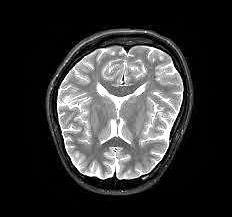
#> input picture project GR-20230619T134314Z-001/project GR/Brain_Tumor_Detection/no/no1172.jpg, 232 x 217 px, given as the content of the folder TRAIN/, which was not available
$ jupyter execute Untitled.ipynb
#> lines starting #> are read from the running program, lines starting #| are printed output that depends on the picture; after the words box and inside, x2 and y2 are one past the last pixel; in counts of white or black regions, pixels touching at a corner belong together; pictures that were not available may be replaced by others from this repository, and a replacement may not be noted
[cell 1]
import tensorflow
from keras.applications.vgg19 import VGG19
from IPython.display import clear_output
from keras.layers import Flatten, BatchNormalization, Dense, Activation, Dropout
from sklearn.metrics import *
from sklearn.model_selection import *
import keras.backend as K
from tqdm import tqdm, tqdm_notebook
from colorama import Fore
import json
import matplotlib.pyplot as plt
import seaborn as sns
#from glob import globcd
from skimage.io import *
#%config Completer.use_jedi = False
import time
from sklearn.decomposition import PCA
from sklearn.svm import LinearSVC
from sklearn.linear_model import LogisticRegression
from sklearn.metrics import accuracy_score
import lightgbm as lgb
import xgboost as xgb
import numpy as np
from tqdm import tqdm
import cv2
import os
import shutil
import itertools
import sys
import imutils
import matplotlib.pyplot as plt
from sklearn.preprocessing import LabelBinarizer
from sklearn.model_selection import train_test_split
from sklearn.metrics import confusion_matrix
import plotly.graph_objs as go
from plotly.offline import init_notebook_mode, iplot
from plotly import tools
from keras.preprocessing.image import ImageDataGenerator
from keras.applications.vgg16 import VGG16, preprocess_input
from keras import layers
from keras.models import Model, Sequential
from keras.optimizers import Adam, RMSprop
from keras.callbacks import EarlyStopping
import joblib
init_notebook_mode(connected=True)
RANDOM_SEED = 123
print("All modules have been imported")


# create new folders
#mkdir TRAIN TEST VAL TRAIN/YES TRAIN/NO TEST/YES TEST/NO VAL/YES VAL/NO

IMG_PATH = "Brain_Tumor_Detection"
# split the data by train/val/test
ignored = {"pred"}
# split the data by train/val/test
for CLASS in os.listdir(IMG_PATH):
    if CLASS not in ignored:
        if not CLASS.startswith('.'):
            IMG_NUM = len(os.listdir(IMG_PATH +"/"+ CLASS))
            for (n, FILE_NAME) in enumerate(os.listdir(IMG_PATH +"/"+ CLASS)):
                img = IMG_PATH+ '/' +  CLASS + '/' + FILE_NAME
                if n < 300:
                    shutil.copy(img, 'TEST/' + CLASS.upper() + '/' + FILE_NAME)
                elif n < 0.8*IMG_NUM:
                    shutil.copy(img, 'TRAIN/'+ CLASS.upper() + '/' + FILE_NAME)
                else:
                    shutil.copy(img, 'VAL/'+ CLASS.upper() + '/' + FILE_NAME)


def load_data(dir_path, img_size=(100,100)):
    """
    Load resized images as np.arrays to workspace
    """
#> called with dir_path = 'TRAIN/', img_size = (224, 224)
    X = []
    y = []
    i = 0
    labels = dict()
    for path in tqdm(sorted(os.listdir(dir_path))):
        if not path.startswith('.'):
            labels[i] = path
            for file in os.listdir(dir_path + path):
                if not file.startswith('.'):
                    img = cv2.imread(dir_path + path + '/' + file)
#> img is the input picture: shape (217, 232, 3); min 0, max 255, mean 51.2

                    X.append(img)
                    y.append(i)
            i += 1
    X = np.array(X)
    y = np.array(y)
    print(f'{len(X)} images loaded from {dir_path} directory.')
#| 1 images loaded from TRAIN/ directory.
    return X, y, labels


# [30 lines left out: function plot_confusion_matrix, not called in this run]


TRAIN_DIR = 'TRAIN/'
TEST_DIR = 'TEST/'
VAL_DIR = 'VAL/'
IMG_SIZE = (224,224)


X_train, y_train, labels = load_data(TRAIN_DIR, IMG_SIZE)
#> y_train = [0]; labels = {0: 'no1172.jpg'}
X_test, y_test, _ = load_data(TEST_DIR, IMG_SIZE)
#| 1 images loaded from TEST/ directory.
#> y_test = [0]
X_val, y_val, _ = load_data(VAL_DIR, IMG_SIZE)
#> call 3 of load_data, with dir_path = 'VAL/', img_size = (224, 224)
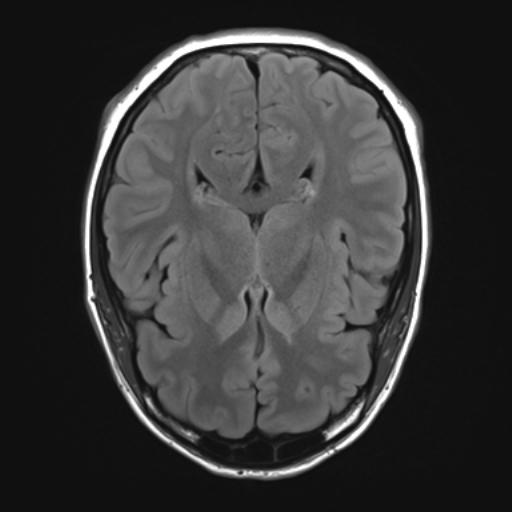
#> input picture project GR-20230619T134314Z-001/project GR/VAL/NO/no852.jpg, 512 x 512 px
#> in load_data, img is the input picture: shape (512, 512, 3); min 6, max 255, mean 56.1
#| 1 images loaded from VAL/ directory.
#> y_val = [0]


# <h2> Plotting the number of samples in Training, Validation and Test sets </h2>

y = dict()
y[0] = []
y[1] = []
for set_name in (y_train, y_val, y_test):
    y[0].append(np.sum(set_name == 0))
    y[1].append(np.sum(set_name == 1))
#> this loop made 3 passes


trace0 = go.Bar(
    x=['Train Set', 'Validation Set', 'Test Set'],
    y=y[0],
    name='No',
    marker=dict(color='#33cc33'),
    opacity=0.7
)
trace1 = go.Bar(
    x=['Train Set', 'Validation Set', 'Test Set'],
    y=y[1],
    name='Yes',
    marker=dict(color='#ff3300'),
    opacity=0.7
)
data = [trace0, trace1]
layout = go.Layout(
    title='Count of classes in each set',
    xaxis={'title': 'Set'},
    yaxis={'title': 'Count'}
)
fig = go.Figure(data, layout)
iplot(fig)


# <h2> Let's Visualize the images we are working with </h2>

def plot_samples(X, y, labels_dict, n=50):
    """
    Creates a gridplot for desired number of images (n) from the specified set
    """
#> called with X = array of shape (1, 217, 232, 3), y = array of shape (1,), n = 30
    for index in range(len(labels_dict)):
        imgs = X[np.argwhere(y == index)][:n]
        j = 10
        i = int(n/j)

        plt.figure(figsize=(15,6))
        c = 1
        for img in imgs:
            plt.subplot(i,j,c)
            plt.imshow(img[0])

            plt.xticks([])
            plt.yticks([])
            c += 1
        plt.suptitle('Tumor: {}'.format(labels_dict[index]))
        plt.show()
#> this loop made 1 pass
#> (j, i) on pass 1: (10, 3)

plot_samples(X_train, y_train, labels, 30)
#> (the call stopped at in plot_samples, `plt.figure(figsize=(15,6))`: IPython is not available in this run)


# <h2> Cropping the images </h2>
#
# <p> The images we have are of different sizes. But our model accepts images of size (224*224*3) as input. To achienve this ew have to resize the images. Blindly resizing the images can lead to extreme distortions in the images. Hence, We will first crop thie images and then resize them. This will minimize the issue of distortions. </p>
#
# <p> This cropping is done by finding contours in the images using the OpenCV Library </p>

# [30 lines left out: function crop_imgs, not called in this run]

import imutils
img = cv2.imread('./VAL/NO/no852.jpg')
img = cv2.resize(
            img,
            dsize=IMG_SIZE,
            interpolation=cv2.INTER_CUBIC
        )
#> img: shape (224, 224, 3)
gray = cv2.cvtColor(img, cv2.COLOR_RGB2GRAY)
gray = cv2.GaussianBlur(gray, (5, 5), 0)
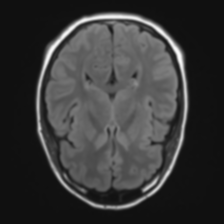
#> gray: shape (224, 224); min 15, max 252, mean 56.1

# threshold the image, then perform a series of erosions +
# dilations to remove any small regions of noise
thresh = cv2.threshold(gray, 45, 255, cv2.THRESH_BINARY)[1]
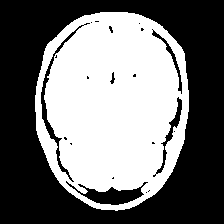
#> thresh: shape (224, 224); 45.3% white; 1 white region, box (x1, y1, x2, y2) and area: (35, 12, 189, 211) 22707
thresh = cv2.erode(thresh, None, iterations=2)
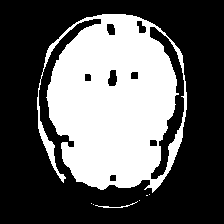
#> thresh: shape (224, 224); 36.6% white; 7 white regions (5 under 20 px), largest, box (x1, y1, x2, y2) and area: (37, 14, 187, 193) 18309, (95, 201, 138, 208) 54
thresh = cv2.dilate(thresh, None, iterations=2)
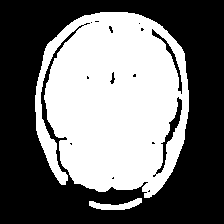
#> thresh: shape (224, 224); 44.6% white; 2 white regions

# find contours in thresholded image, then grab the largest one
cnts = cv2.findContours(thresh.copy(), cv2.RETR_EXTERNAL, cv2.CHAIN_APPROX_SIMPLE)
#> cnts = 2 contours; box (x1, y1, x2, y2) and area: (35, 12, 189, 198) 22268, (89, 198, 142, 210) 260
cnts = imutils.grab_contours(cnts)
c = max(cnts, key=cv2.contourArea)
#> c = contour of 399 points, box (x1, y1, x2, y2) (35, 12, 189, 198), area 22268

# find the extreme points
extLeft = tuple(c[c[:, :, 0].argmin()][0])
#> extLeft = (35, 95)
extRight = tuple(c[c[:, :, 0].argmax()][0])
#> extRight = (188, 111)
extTop = tuple(c[c[:, :, 1].argmin()][0])
#> extTop = (100, 12)
extBot = tuple(c[c[:, :, 1].argmax()][0])
#> extBot = (144, 197)

# add contour on the image
img_cnt = cv2.drawContours(img.copy(), [c], -1, (0, 255, 255), 4)
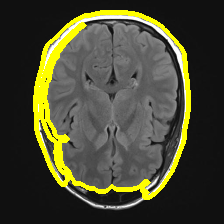
#> img_cnt: shape (224, 224, 3); mean B, G, R 50.1, 71.8, 71.8

# add extreme points
img_pnt = cv2.circle(img_cnt.copy(), extLeft, 8, (0, 0, 255), -1)
img_pnt = cv2.circle(img_pnt, extRight, 8, (0, 255, 0), -1)
img_pnt = cv2.circle(img_pnt, extTop, 8, (255, 0, 0), -1)
img_pnt = cv2.circle(img_pnt, extBot, 8, (255, 255, 0), -1)
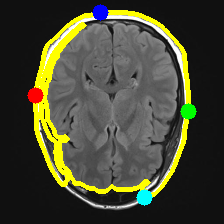
#> img_pnt: shape (224, 224, 3); mean B, G, R 51.6, 71.4, 70.4

# crop
ADD_PIXELS = 0
new_img = img[extTop[1]-ADD_PIXELS:extBot[1]+ADD_PIXELS, extLeft[0]-ADD_PIXELS:extRight[0]+ADD_PIXELS].copy()
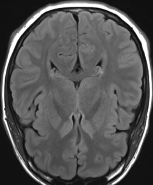
#> new_img: shape (185, 153, 3); min 7, max 255, mean 85.2

# <h2> Let's visualize how the cropping works </h2>

# %% [code] {"papermill":{"duration":null,"end_time":null,"exception":null,"start_time":null,"status":"pending"},"tags":[],"execution":{"iopub.status.busy":"2023-05-12T13:45:34.941156Z","iopub.execute_input":"2023-05-12T13:45:34.941869Z","iopub.status.idle":"2023-05-12T13:45:35.309232Z","shell.execute_reply.started":"2023-05-12T13:45:34.941809Z","shell.execute_reply":"2023-05-12T13:45:35.308097Z"},"jupyter":{"outputs_hidden":false}}
plt.figure(figsize=(15,6))
#> (this line was passed over: IPython is not available in this run)
plt.subplot(141)
#> (this line was passed over: IPython is not available in this run)
plt.imshow(img)
#> (this line was passed over: IPython is not available in this run)
plt.xticks([])
#> (this line was passed over: IPython is not available in this run)
plt.yticks([])
#> (this line was passed over: IPython is not available in this run)
plt.title('Step 1. Get the original image')
#> (this line was passed over: IPython is not available in this run)
plt.subplot(142)
plt.imshow(img_cnt)
plt.xticks([])
plt.yticks([])
plt.title('Step 2. Find the biggest contour')
plt.subplot(143)
plt.imshow(img_pnt)
plt.xticks([])
plt.yticks([])
plt.title('Step 3. Find the extreme points')
plt.subplot(144)
plt.imshow(new_img)
plt.xticks([])
plt.yticks([])
plt.title('Step 4. Crop the image')
plt.show()

X_train_crop = crop_imgs(set_name=X_train)
X_val_crop = crop_imgs(set_name=X_val)
X_test_crop = crop_imgs(set_name=X_test)

# <h2> Let's visualize the images after being cropped </h2>

plot_samples(X_train_crop, y_train, labels, 30)


# [8 lines left out: function save_new_images, not called in this run]

# saving new images to the folder
#mkdir TRAIN_CROP TEST_CROP VAL_CROP TRAIN_CROP/YES TRAIN_CROP/NO TEST_CROP/YES TEST_CROP/NO VAL_CROP/YES VAL_CROP/NO

save_new_images(X_train_crop, y_train, folder_name='TRAIN_CROP/')
save_new_images(X_val_crop, y_val, folder_name='VAL_CROP/')
save_new_images(X_test_crop, y_test, folder_name='TEST_CROP/')

# <h2> Resizing the images </h2>
#
# <p> Now that we have cropped the images, we can resize them without suffering from heavy distortions or resizing artefacts </p>

# [10 lines left out: function preprocess_imgs, not called in this run]

X_train_prep = preprocess_imgs(set_name=X_train_crop, img_size=IMG_SIZE)
X_test_prep = preprocess_imgs(set_name=X_test_crop, img_size=IMG_SIZE)
X_val_prep = preprocess_imgs(set_name=X_val_crop, img_size=IMG_SIZE)

plot_samples(X_train_prep, y_train, labels, 30)

TRAIN_DIR = 'TRAIN_CROP/'
VAL_DIR = 'VAL_CROP/'
RANDOM_SEED = 42
train_datagen = ImageDataGenerator(
    rotation_range=15,
    width_shift_range=0.1,
    height_shift_range=0.1,
    shear_range=0.1,
    brightness_range=[0.5, 1.5],
    horizontal_flip=True,
    vertical_flip=True,
    preprocessing_function=preprocess_input
)

test_datagen = ImageDataGenerator(
    preprocessing_function=preprocess_input
)


train_generator = train_datagen.flow_from_directory(
    TRAIN_DIR,
    color_mode='rgb',
    target_size=IMG_SIZE,
    batch_size=32,
    class_mode='binary',
    seed=RANDOM_SEED
)


validation_generator = test_datagen.flow_from_directory(
    VAL_DIR,
    color_mode='rgb',
    target_size=IMG_SIZE,
    batch_size=16,
    class_mode='binary',
    seed=RANDOM_SEED
)

# <h2> Creating the model </h2>
#
# <p> Here we will be using a pretrained VGG-19 model with ImageNet weights from keras. We will use transfer learning for this task. We will be using binary cross entropy as the loss function and accuracy and AUC as our monitoring metrics. </p>

base_Neural_Net= VGG19(input_shape=(224,224,3), weights='imagenet', include_top=False)
model=Sequential()
model.add(base_Neural_Net)
model.add(Flatten())
model.add(BatchNormalization())
model.add(Dense(256,kernel_initializer='he_uniform'))
model.add(BatchNormalization())
model.add(Activation('relu'))
model.add(Dropout(0.5))
model.add(Dense(1,activation='sigmoid'))

for layer in base_Neural_Net.layers:
    layer.trainable = False


model.compile(
    loss='binary_crossentropy',
    optimizer='adam',
    metrics=['accuracy' , 'AUC']
)

model.summary()

# <h2> TRAINING !!! </h2>

EPOCHS = 30
es = EarlyStopping(
    monitor='val_accuracy',
    mode='max',
    patience=6
)
history = model.fit(
    train_generator,
    steps_per_epoch=30,
    epochs=EPOCHS,
    validation_data=validation_generator,
    validation_steps=25,
    callbacks=[es]
)

joblib.dump(model,'model.pkl')
# <h2>Let's have a look at the performance of our model </h2>

# <h3> Validating with the training set </h3>

predictions = model.predict(X_train_prep)
predictions = [1 if x>0.5 else 0 for x in predictions]

accuracy = accuracy_score(y_train, predictions)
print('Train Accuracy = %.2f' % accuracy)

confusion_mtx = confusion_matrix(y_train, predictions)
cm = plot_confusion_matrix(confusion_mtx, classes = list(labels.items()), normalize=False)

# <h3> Validating with the Validation set</h3>

predictions = model.predict(X_val_prep)
predictions = [1 if x>0.5 else 0 for x in predictions]

accuracy = accuracy_score(y_val, predictions)
print('Val Accuracy = %.2f' % accuracy)

confusion_mtx = confusion_matrix(y_val, predictions)
cm = plot_confusion_matrix(confusion_mtx, classes = list(labels.items()), normalize=False)

# <h3> Validating with the Test set</h3>

# validate on test set
predictions = model.predict(X_test_prep)
predictions = [1 if x>0.5 else 0 for x in predictions]

accuracy = accuracy_score(y_test, predictions)
print('Test Accuracy = %.2f' % accuracy)

confusion_mtx = confusion_matrix(y_test, predictions)
cm = plot_confusion_matrix(confusion_mtx, classes = list(labels.items()), normalize=False)

prob_pred = model.predict(X_test_prep)


# <h2> Let's see the other performance metrics on the test set </h2>

from sklearn import metrics
print('Accuracy score is :', metrics.accuracy_score(y_test, predictions))
print('Precision score is :', metrics.precision_score(y_test, predictions, average='weighted'))
print('Recall score is :', metrics.recall_score(y_test, predictions, average='weighted'))
print('F1 Score is :', metrics.f1_score(y_test, predictions, average='weighted'))
print('ROC AUC Score is :', metrics.roc_auc_score(y_test, prob_pred,multi_class='ovo', average='weighted'))
print('Cohen Kappa Score:', metrics.cohen_kappa_score(y_test, predictions))
print('\t\tClassification Report:\n', metrics.classification_report(y_test, predictions))

# # Tumer detection

# ##    crop image

# [69 lines left out: functions image_crop, image_preprocess, predict_tumer, not called in this run]


# Get the path to the image file from the command line argument
if len(sys.argv)<2:
    print ("Usage: python script.py /path/to/image")
    sys.exit()

image_path = sys.argv[1]

# Check if the file exists
if not os.path.exists(image_path):
    print("File not found:", image_path)
    sys.exit()

print(predict_tumer(image_path))
